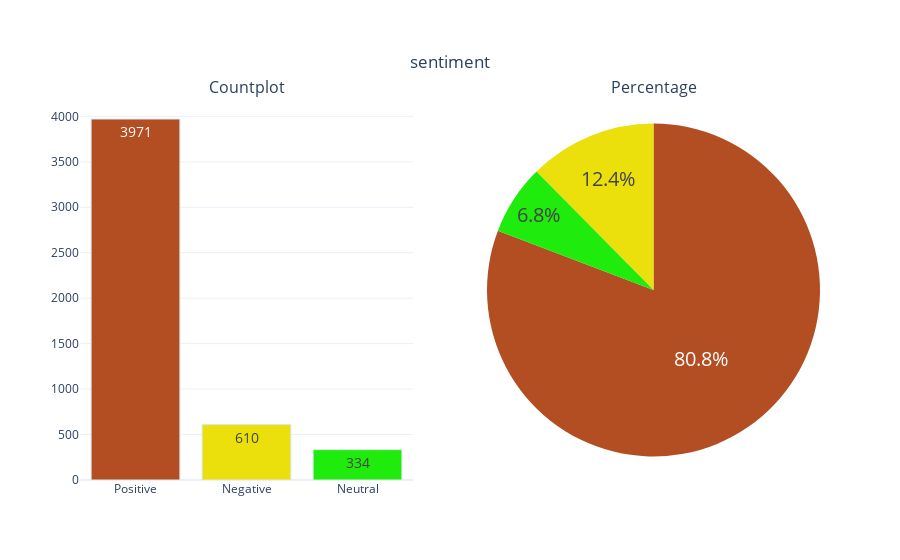

Notebook code for this chart:
### Code cell
categorical_variable_summary(df,'sentiment')

### Figure 1 — Plotly figure (JSON) as saved in the notebook; plotly's stock layout.template omitted (floating-point values rounded to 4 significant figures)
{"data": [{"marker": {"color": ["#B34D22", "#EBE00C", "#1FEB0C", "#0C92EB", "#EB0CD5"], "line": {"color": "#DBE6EC", "width": 1}}, "name": "sentiment", "showlegend": false, "text": ["3971", "610", "334"], "textfont": {"size": 14}, "textposition": "auto", "type": "bar", "x": ["Positive", "Negative", "Neutral"], "xaxis": "x", "y": [3971, 610, 334], "yaxis": "y"}, {"domain": {"x": [0.55, 1], "y": [0, 1]}, "labels": ["Positive", "Negative", "Neutral"], "marker": {"colors": ["#B34D22", "#EBE00C", "#1FEB0C", "#0C92EB", "#EB0CD5"]}, "name": "sentiment", "showlegend": false, "textfont": {"size": 20}, "textposition": "auto", "type": "pie", "values": [3971, 610, 334]}], "layout": {"annotations": [{"font": {"size": 16}, "showarrow": false, "text": "Countplot", "x": 0.225, "xanchor": "center", "xref": "paper", "y": 1, "yanchor": "bottom", "yref": "paper"}, {"font": {"size": 16}, "showarrow": false, "text": "Percentage", "x": 0.775, "xanchor": "center", "xref": "paper", "y": 1, "yanchor": "bottom", "yref": "paper"}], "title": {"text": "sentiment", "x": 0.5, "xanchor": "center", "y": 0.9, "yanchor": "top"}, "xaxis": {"anchor": "y", "domain": [0, 0.45]}, "yaxis": {"anchor": "x", "domain": [0, 1]}}}
